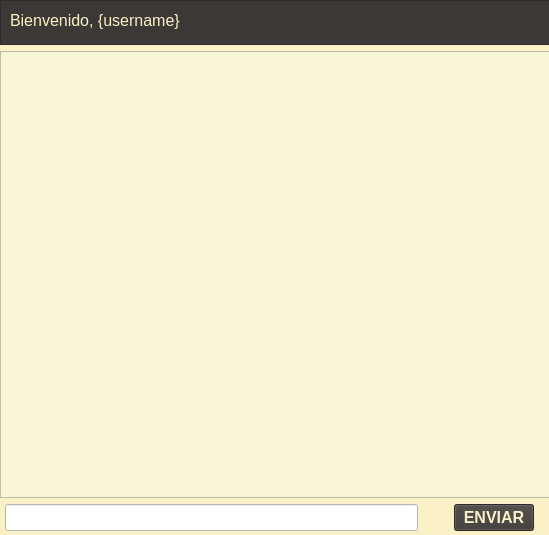
<?xml version="1.0" encoding="UTF-8"?>
<ui version="4.0">
 <class>ChatForm</class>
 <widget class="QWidget" name="ChatForm">
  <property name="geometry">
   <rect>
    <x>0</x>
    <y>0</y>
    <width>549</width>
    <height>535</height>
   </rect>
  </property>
  <property name="windowTitle">
   <string>Form</string>
  </property>
  <property name="styleSheet">
   <string notr="true">background-color: #fbf1c7;</string>
  </property>
  <widget class="QWidget" name="verticalLayoutWidget">
   <property name="geometry">
    <rect>
     <x>0</x>
     <y>0</y>
     <width>551</width>
     <height>531</height>
    </rect>
   </property>
   <layout class="QVBoxLayout" name="verticalLayout">
    <item>
     <widget class="QFrame" name="frame">
      <property name="enabled">
       <bool>true</bool>
      </property>
      <property name="sizePolicy">
       <sizepolicy hsizetype="Preferred" vsizetype="MinimumExpanding">
        <horstretch>0</horstretch>
        <verstretch>0</verstretch>
       </sizepolicy>
      </property>
      <property name="minimumSize">
       <size>
        <width>529</width>
        <height>10</height>
       </size>
      </property>
      <property name="maximumSize">
       <size>
        <width>600</width>
        <height>45</height>
       </size>
      </property>
      <property name="font">
       <font>
        <pointsize>10</pointsize>
        <bold>true</bold>
       </font>
      </property>
      <property name="styleSheet">
       <string notr="true">background-color: #3c3836; color: #fbf1c7;</string>
      </property>
      <property name="frameShape">
       <enum>QFrame::StyledPanel</enum>
      </property>
      <property name="frameShadow">
       <enum>QFrame::Raised</enum>
      </property>
      <widget class="QLabel" name="username_label">
       <property name="geometry">
        <rect>
         <x>10</x>
         <y>10</y>
         <width>201</width>
         <height>21</height>
        </rect>
       </property>
       <property name="font">
        <font>
         <pointsize>12</pointsize>
         <bold>false</bold>
        </font>
       </property>
       <property name="text">
        <string>Bienvenido, {username}</string>
       </property>
      </widget>
     </widget>
    </item>
    <item>
     <widget class="QTextEdit" name="msg_output">
      <property name="font">
       <font>
        <pointsize>18</pointsize>
        <bold>true</bold>
       </font>
      </property>
      <property name="styleSheet">
       <string notr="true">background-color: #f9f5d7;</string>
      </property>
      <property name="readOnly">
       <bool>true</bool>
      </property>
     </widget>
    </item>
    <item>
     <layout class="QHBoxLayout" name="horizontalLayout">
      <property name="sizeConstraint">
       <enum>QLayout::SetDefaultConstraint</enum>
      </property>
      <item>
       <spacer name="horizontalSpacer_2">
        <property name="orientation">
         <enum>Qt::Horizontal</enum>
        </property>
        <property name="sizeType">
         <enum>QSizePolicy::Minimum</enum>
        </property>
        <property name="sizeHint" stdset="0">
         <size>
          <width>5</width>
          <height>5</height>
         </size>
        </property>
       </spacer>
      </item>
      <item>
       <widget class="QLineEdit" name="msg_input">
        <property name="sizePolicy">
         <sizepolicy hsizetype="MinimumExpanding" vsizetype="Minimum">
          <horstretch>0</horstretch>
          <verstretch>0</verstretch>
         </sizepolicy>
        </property>
        <property name="font">
         <font>
          <pointsize>12</pointsize>
          <bold>true</bold>
         </font>
        </property>
        <property name="styleSheet">
         <string notr="true">background-color: #ffffff; color: #3c3836;</string>
        </property>
       </widget>
      </item>
      <item>
       <spacer name="horizontalSpacer">
        <property name="orientation">
         <enum>Qt::Horizontal</enum>
        </property>
        <property name="sizeType">
         <enum>QSizePolicy::Fixed</enum>
        </property>
        <property name="sizeHint" stdset="0">
         <size>
          <width>30</width>
          <height>20</height>
         </size>
        </property>
       </spacer>
      </item>
      <item>
       <widget class="QPushButton" name="send_button">
        <property name="enabled">
         <bool>true</bool>
        </property>
        <property name="sizePolicy">
         <sizepolicy hsizetype="Minimum" vsizetype="Fixed">
          <horstretch>0</horstretch>
          <verstretch>0</verstretch>
         </sizepolicy>
        </property>
        <property name="font">
         <font>
          <pointsize>12</pointsize>
          <bold>true</bold>
         </font>
        </property>
        <property name="styleSheet">
         <string notr="true">background-color: #3c3836; color: #fbf1c7</string>
        </property>
        <property name="text">
         <string>ENVIAR</string>
        </property>
       </widget>
      </item>
      <item>
       <spacer name="horizontalSpacer_3">
        <property name="orientation">
         <enum>Qt::Horizontal</enum>
        </property>
        <property name="sizeType">
         <enum>QSizePolicy::Minimum</enum>
        </property>
        <property name="sizeHint" stdset="0">
         <size>
          <width>17</width>
          <height>0</height>
         </size>
        </property>
       </spacer>
      </item>
     </layout>
    </item>
   </layout>
  </widget>
 </widget>
 <resources/>
 <connections/>
</ui>
